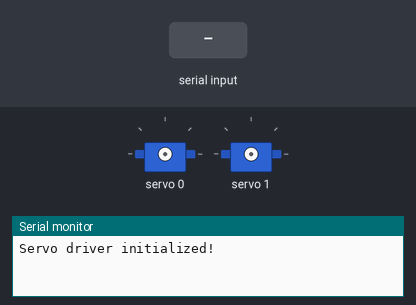
This sketch was run on a simulated Arduino Uno, built with avr-gcc and run on an emulated ATmega328P. Parts: 2 × servo, the last lines printed to the serial monitor. Inputs (shaded band) come from the test bench.

Above: at 1.2 s.
1.3 s: "90,45\n" received over Serial
2.8 s: "30,150\n" received over Serial
At 3.5 s:
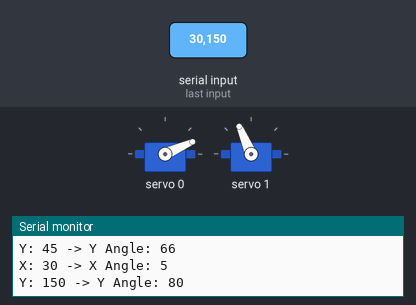
4.3 s: "1,90\n" received over Serial
At 4.6 s:
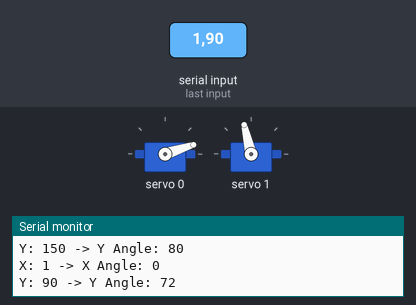
Timing chart, 0 to 7.3 s (numbered marks = the images above; inputs shaded):
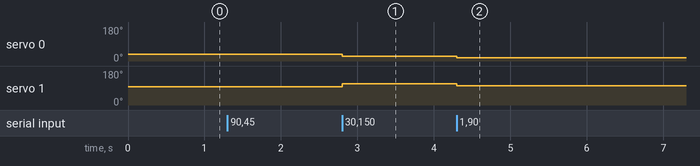

Measured:
- after the input at 2.8 s, servo 0: 37° → 24° at once; servo 1: 96° → 113° at once
- after the input at 4.3 s, servo 0: 24° → 18° at once; servo 1: 113° → 103° at once

The sketch:

Eye_tracking.INO
```cpp
#include <Wire.h>
#include <Adafruit_PWMServoDriver.h>

// Create the PCA9685 object
Adafruit_PWMServoDriver pwm = Adafruit_PWMServoDriver();

// Servo settings
#define SERVOMIN 150   // Minimum pulse length count (adjust based on your servo)
#define SERVOMAX 600   // Maximum pulse length count (adjust based on your servo)

// Servo ranges (adjust based on your servo and application)
#define X_MIN 0
#define X_MAX 640
#define X_ANGLE_MIN 0
#define X_ANGLE_MAX 120

#define Y_MIN 0
#define Y_MAX 480
#define Y_ANGLE_MIN 60
#define Y_ANGLE_MAX 125

void setup() {
  Serial.begin(115200);  // Start serial communication for debugging
  Wire.begin();  // Initialize I2C
  pwm.begin();
  pwm.setPWMFreq(50); // Set frequency to 50 Hz for servos
  Serial.println("Servo driver initialized!");
}

void loop() {
  // Check if serial data is available
  if (Serial.available() > 0) {
    String data = Serial.readStringUntil('\n'); // Read until newline
    int commaIndex = data.indexOf(',');         // Find the comma separator

    // Parse x and y coordinates from the received string
    if (commaIndex != -1) {
      String x_str = data.substring(0, commaIndex);
      String y_str = data.substring(commaIndex + 1);
      int x = x_str.toInt();
      int y = y_str.toInt();

      // Map x and y to servo angles
      int x_angle = map(x, X_MIN, X_MAX, X_ANGLE_MIN, X_ANGLE_MAX);
      int y_angle = map(y, Y_MIN, Y_MAX, Y_ANGLE_MIN, Y_ANGLE_MAX);

      // Convert angles to pulse lengths
      int x_pulse = map(x_angle, 0, 180, SERVOMIN, SERVOMAX);
      int y_pulse = map(y_angle, 0, 180, SERVOMIN, SERVOMAX);

      // Move the servos
      pwm.setPWM(0, 0, x_pulse); // Servo for X-coordinate
      pwm.setPWM(1, 0, y_pulse); // Servo for Y-coordinate

      // Debug output
      Serial.print("X: ");
      Serial.print(x);
      Serial.print(" -> X Angle: ");
      Serial.println(x_angle);

      Serial.print("Y: ");
      Serial.print(y);
      Serial.print(" -> Y Angle: ");
      Serial.println(y_angle);
    }
  }
}
```
